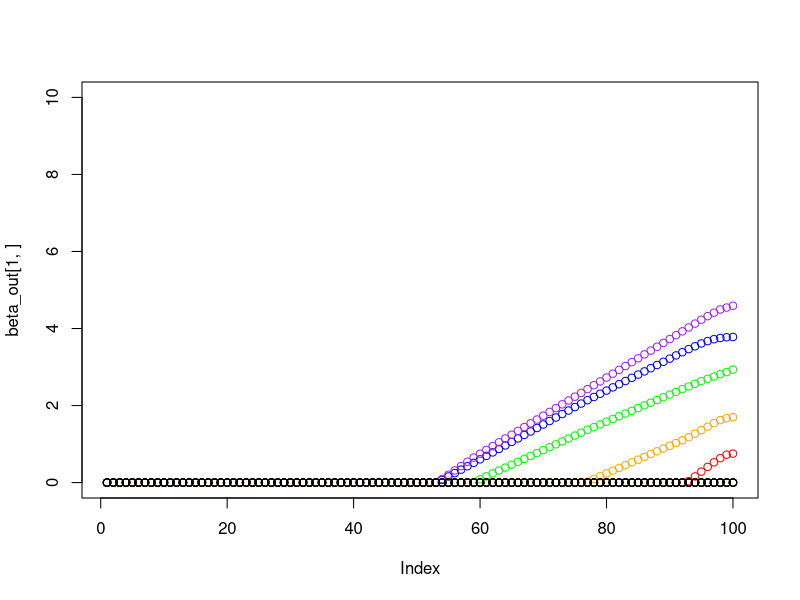

Reproduce this figure in R.
############################################################# 
## Stat 202A - Homework 3
## Author: 
## Date : 
## Description: This script implements the lasso
#############################################################

#############################################################
## INSTRUCTIONS: Please fill in the missing lines of code
## only where specified. Do not change function names, 
## function inputs or outputs. You can add examples at the
## end of the script (in the "Optional examples" section) to 
## double-check your work, but MAKE SURE TO COMMENT OUT ALL 
## OF YOUR EXAMPLES BEFORE SUBMITTING.
##
## Very important: Do not use the function "setwd" anywhere
## in your code. If you do, I will be unable to grade your 
## work since R will attempt to change my working directory
## to one that does not exist.
#############################################################

#####################################
## Function 1: Lasso solution path ##
#####################################

myLasso <- function(X, Y, lambda_all){
  
  # Find the lasso solution path for various values of 
  # the regularization parameter lambda.
  # 
  # X: Matrix of explanatory variables.
  # Y: Response vector
  # lambda_all: Vector of regularization parameters. Make sure 
  # to sort lambda_all in decreasing order for efficiency.
  #
  # Returns a matrix containing the lasso solution vector 
  # beta for each regularization parameter.
  
  T= 10 # iterate for each lambda; set arbitrarily
  n= dim(X)[1]
  p= dim(X)[2]
  L= length(lambda_all)

  beta= matrix(rep(0,p), nrow=p)
  beta_all= matrix(rep(0,p*L), nrow=p)
  R= Y
  
  ss= rep(0,p)
  for(j in 1:p)
    ss[j]= sum(X[,j]^2) # simply x^2
  
  for(l in 1:L){
    lambda= lambda_all[l]
    for(t in 1:T){
      for(j in 1:p){
        db= sum(R*X[,j])/ss[j]
        b= beta[j]+db
        b= sign(b)*max(0, abs(b)-lambda/ss[j])
        db= b-beta[j]
        R= R-X[,j]*db
        beta[j]= b
      }
    }
    beta_all[,l]= beta
  }

  ## Function should output the matrix beta_all, the 
  ## solution to the lasso regression problem for all
  ## the regularization parameters. 
  ## beta_all is p x length(lambda_all)
  return(beta_all)
  
}

n= 100
p= 1000

beta_true <- rep(0, p)
beta_true[1:5] <- 1:5
X <- matrix(rnorm(n*p), nrow= n)
Y <- X %*% beta_true + rnorm(n)
lambda_all= (100:1)*10
beta_out <- myLasso(X, Y, lambda_all)
plot(beta_out[1,], col= 'red', ylim= c(0, 10))
points(beta_out[2,], col='orange')
points(beta_out[3,], col='green')
points(beta_out[4,], col='blue')
points(beta_out[5,], col='purple')
points(beta_out[6,], col='yellow')
points(beta_out[6,], col='orange')
points(beta_out[10,])
points(beta_out[20,])
points(beta_out[30,])
points(beta_out[33,])